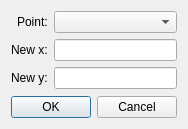
<?xml version="1.0" encoding="UTF-8"?>
<ui version="4.0">
 <class>Edit</class>
 <widget class="QDialog" name="Edit">
  <property name="geometry">
   <rect>
    <x>0</x>
    <y>0</y>
    <width>174</width>
    <height>129</height>
   </rect>
  </property>
  <property name="windowTitle">
   <string>Dialog</string>
  </property>
  <layout class="QVBoxLayout" name="verticalLayout">
   <item>
    <layout class="QFormLayout" name="formLayout">
     <property name="labelAlignment">
      <set>Qt::AlignRight|Qt::AlignTrailing|Qt::AlignVCenter</set>
     </property>
     <item row="0" column="0">
      <widget class="QLabel" name="pointLabel">
       <property name="text">
        <string>Point:</string>
       </property>
      </widget>
     </item>
     <item row="0" column="1">
      <widget class="QComboBox" name="pointComboBox"/>
     </item>
     <item row="1" column="0">
      <widget class="QLabel" name="newXLabel">
       <property name="text">
        <string>New x:</string>
       </property>
      </widget>
     </item>
     <item row="1" column="1">
      <widget class="QLineEdit" name="newXLineEdit"/>
     </item>
     <item row="2" column="0">
      <widget class="QLabel" name="newYLabel">
       <property name="text">
        <string>New y:</string>
       </property>
      </widget>
     </item>
     <item row="2" column="1">
      <widget class="QLineEdit" name="newYLineEdit"/>
     </item>
    </layout>
   </item>
   <item>
    <widget class="QDialogButtonBox" name="buttonBox">
     <property name="orientation">
      <enum>Qt::Horizontal</enum>
     </property>
     <property name="standardButtons">
      <set>QDialogButtonBox::Cancel|QDialogButtonBox::Ok</set>
     </property>
    </widget>
   </item>
  </layout>
 </widget>
 <resources/>
 <connections>
  <connection>
   <sender>buttonBox</sender>
   <signal>accepted()</signal>
   <receiver>Edit</receiver>
   <slot>accept()</slot>
   <hints>
    <hint type="sourcelabel">
     <x>248</x>
     <y>254</y>
    </hint>
    <hint type="destinationlabel">
     <x>157</x>
     <y>274</y>
    </hint>
   </hints>
  </connection>
  <connection>
   <sender>buttonBox</sender>
   <signal>rejected()</signal>
   <receiver>Edit</receiver>
   <slot>reject()</slot>
   <hints>
    <hint type="sourcelabel">
     <x>316</x>
     <y>260</y>
    </hint>
    <hint type="destinationlabel">
     <x>286</x>
     <y>274</y>
    </hint>
   </hints>
  </connection>
 </connections>
</ui>
